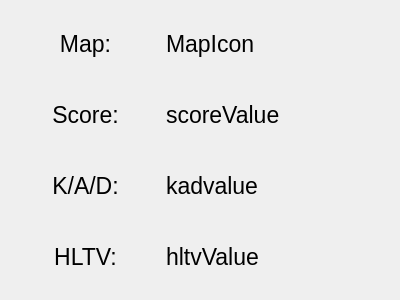
<?xml version="1.0" encoding="UTF-8"?>
<ui version="4.0">
 <class>MatchDataPanel</class>
 <widget class="QWidget" name="MatchDataPanel">
  <property name="geometry">
   <rect>
    <x>0</x>
    <y>0</y>
    <width>400</width>
    <height>300</height>
   </rect>
  </property>
  <property name="windowTitle">
   <string>Form</string>
  </property>
  <layout class="QGridLayout" name="gridLayout">
   <item row="3" column="1">
    <widget class="QLabel" name="hltvValue">
     <property name="sizePolicy">
      <sizepolicy hsizetype="Preferred" vsizetype="Preferred">
       <horstretch>3</horstretch>
       <verstretch>0</verstretch>
      </sizepolicy>
     </property>
     <property name="font">
      <font>
       <pointsize>17</pointsize>
      </font>
     </property>
     <property name="text">
      <string>hltvValue</string>
     </property>
     <property name="alignment">
      <set>Qt::AlignmentFlag::AlignJustify|Qt::AlignmentFlag::AlignVCenter</set>
     </property>
    </widget>
   </item>
   <item row="2" column="0">
    <widget class="QLabel" name="kadLabel">
     <property name="sizePolicy">
      <sizepolicy hsizetype="Preferred" vsizetype="Preferred">
       <horstretch>2</horstretch>
       <verstretch>0</verstretch>
      </sizepolicy>
     </property>
     <property name="font">
      <font>
       <pointsize>17</pointsize>
      </font>
     </property>
     <property name="text">
      <string>K/A/D:</string>
     </property>
     <property name="alignment">
      <set>Qt::AlignmentFlag::AlignCenter</set>
     </property>
    </widget>
   </item>
   <item row="2" column="1">
    <widget class="QLabel" name="kadValue">
     <property name="sizePolicy">
      <sizepolicy hsizetype="Preferred" vsizetype="Preferred">
       <horstretch>3</horstretch>
       <verstretch>0</verstretch>
      </sizepolicy>
     </property>
     <property name="font">
      <font>
       <pointsize>17</pointsize>
      </font>
     </property>
     <property name="text">
      <string>kadvalue</string>
     </property>
     <property name="alignment">
      <set>Qt::AlignmentFlag::AlignJustify|Qt::AlignmentFlag::AlignVCenter</set>
     </property>
    </widget>
   </item>
   <item row="0" column="0">
    <widget class="QLabel" name="mapLabel">
     <property name="sizePolicy">
      <sizepolicy hsizetype="Preferred" vsizetype="Preferred">
       <horstretch>2</horstretch>
       <verstretch>0</verstretch>
      </sizepolicy>
     </property>
     <property name="font">
      <font>
       <pointsize>17</pointsize>
      </font>
     </property>
     <property name="text">
      <string>Map:</string>
     </property>
     <property name="alignment">
      <set>Qt::AlignmentFlag::AlignCenter</set>
     </property>
    </widget>
   </item>
   <item row="0" column="1">
    <widget class="QLabel" name="mapValue">
     <property name="sizePolicy">
      <sizepolicy hsizetype="Preferred" vsizetype="Preferred">
       <horstretch>3</horstretch>
       <verstretch>0</verstretch>
      </sizepolicy>
     </property>
     <property name="font">
      <font>
       <pointsize>17</pointsize>
      </font>
     </property>
     <property name="text">
      <string>MapIcon</string>
     </property>
     <property name="alignment">
      <set>Qt::AlignmentFlag::AlignJustify|Qt::AlignmentFlag::AlignVCenter</set>
     </property>
    </widget>
   </item>
   <item row="1" column="0">
    <widget class="QLabel" name="scoreLabel">
     <property name="sizePolicy">
      <sizepolicy hsizetype="Preferred" vsizetype="Preferred">
       <horstretch>2</horstretch>
       <verstretch>0</verstretch>
      </sizepolicy>
     </property>
     <property name="font">
      <font>
       <pointsize>17</pointsize>
      </font>
     </property>
     <property name="text">
      <string>Score:</string>
     </property>
     <property name="alignment">
      <set>Qt::AlignmentFlag::AlignCenter</set>
     </property>
    </widget>
   </item>
   <item row="1" column="1">
    <widget class="QLabel" name="scoreValue">
     <property name="sizePolicy">
      <sizepolicy hsizetype="Preferred" vsizetype="Preferred">
       <horstretch>3</horstretch>
       <verstretch>0</verstretch>
      </sizepolicy>
     </property>
     <property name="font">
      <font>
       <pointsize>17</pointsize>
      </font>
     </property>
     <property name="text">
      <string>scoreValue</string>
     </property>
     <property name="alignment">
      <set>Qt::AlignmentFlag::AlignJustify|Qt::AlignmentFlag::AlignVCenter</set>
     </property>
    </widget>
   </item>
   <item row="3" column="0">
    <widget class="QLabel" name="hltvLabel">
     <property name="sizePolicy">
      <sizepolicy hsizetype="Preferred" vsizetype="Preferred">
       <horstretch>2</horstretch>
       <verstretch>0</verstretch>
      </sizepolicy>
     </property>
     <property name="font">
      <font>
       <pointsize>17</pointsize>
      </font>
     </property>
     <property name="text">
      <string>HLTV:</string>
     </property>
     <property name="alignment">
      <set>Qt::AlignmentFlag::AlignCenter</set>
     </property>
    </widget>
   </item>
  </layout>
 </widget>
 <resources/>
 <connections/>
</ui>
